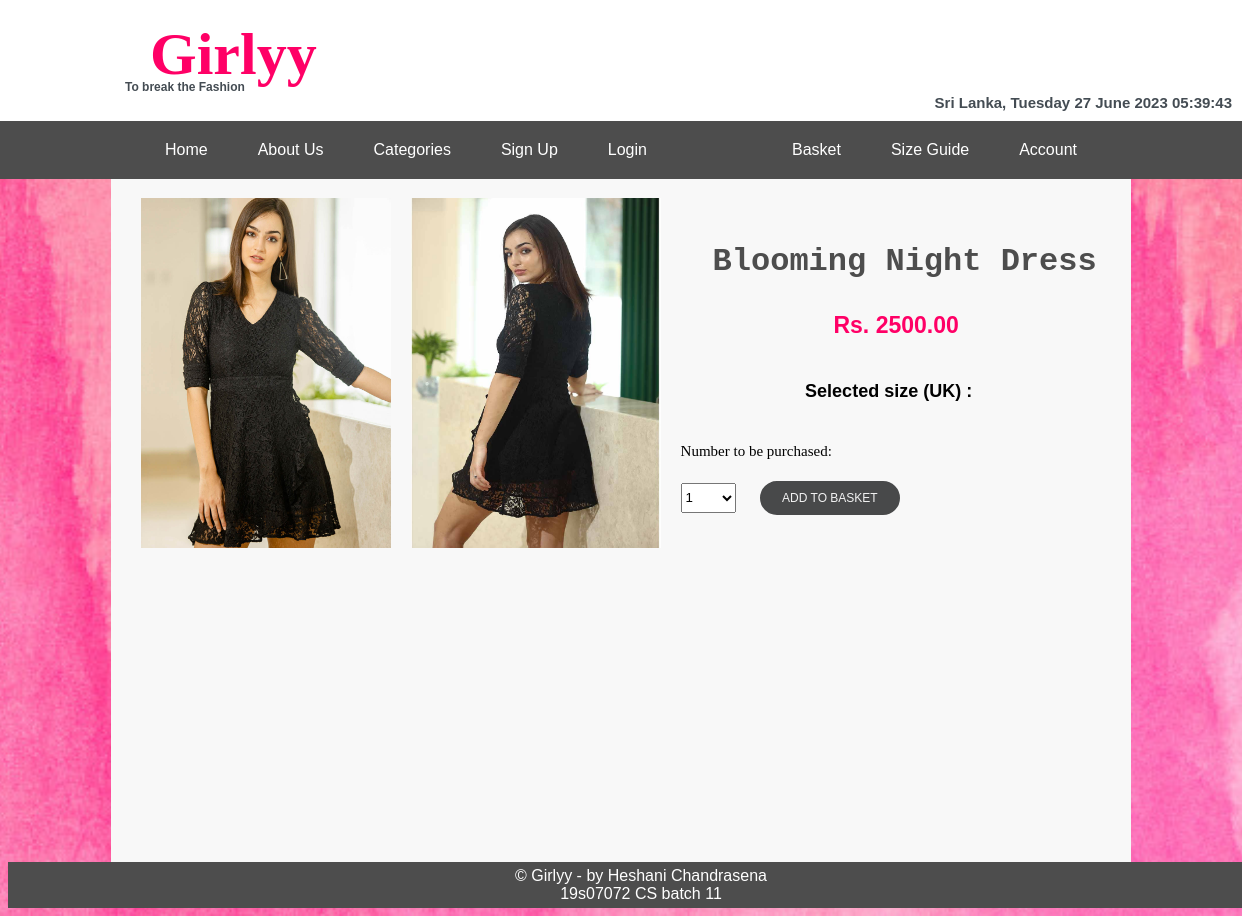
The page /selectSize.php?u_prod_id=1 on the database its author committed.
### tables this page shows
CREATE TABLE `product` (
  `prodId` int(4) NOT NULL,
  `catId` int(4) NOT NULL,
  `prodName` varchar(30) NOT NULL,
  `prodPicNameSmall` varchar(100) NOT NULL,
  `prodPicNameLarge` varchar(100) NOT NULL,
  `prodPicName2` varchar(100) NOT NULL,
  `prodDescripShort` varchar(1000) DEFAULT NULL,
  `prodDescripLong` varchar(3000) DEFAULT NULL,
  `prodPrice` decimal(6,2) NOT NULL,
  `prodQuantity` int(4) NOT NULL
);

### selectSize.php (the view, shortened to what this page needs)
<?php
include("db.php");
echo "<link rel=stylesheet type=text/css href=stylesheet.css>";
echo "<body>";
include ("headfile.php");
$prodid = $_GET['u_prod_id'];
$size=$_GET['size'];
$SQL="select prodId, prodName,prodPicNameLarge, prodPicName2, prodPrice, prodQuantity from Product where prodId = '$prodid' ";
$exeSQL=mysqli_query($conn, $SQL) or die (mysqli_error($conn));
echo "<table style='border: 0px'>";
while ($arrayp=mysqli_fetch_array($exeSQL))
{
echo "<tr>";
echo "<td style='border: 0px'>";
echo "<img alt= 'image of ".$arrayp['prodName']."' src=images/".$arrayp['prodPicNameLarge']." height=350 width=250>";
echo "</td>";
echo "<td style='border: 0px'>";
echo "<img alt= 'image of ".$arrayp['prodName']."' src=images/".$arrayp['prodPicName2']." height=350 width=250>";
echo "</td>";
echo "<td style='border: 0px'>";
echo "<p><h4>".$arrayp['prodName']."</h4>";
echo "<center><p><h5 style='color:#FF0066'> Rs. ".$arrayp['prodPrice']."</h5></center>";
echo "<center><p><h6 style='font-size:18'> Selected size (UK) : $size </h6></center>";
echo "<form name=selection action=basket.php method=post>";
echo "<p style='font-family:Madhura; font-size:15'>Number to be purchased:<br><br> ";
echo "<select style='width:55; height:30; ' name=p_quantity>";
$i=1;
while($i<=2){
echo"<option style='background-color:#444c53; color:#FFFFFF' value=$i>"; echo "$i"; echo "</option>";
$i++;
}
echo"</select>";
echo "&nbsp;&nbsp;&nbsp;&nbsp;&nbsp;&nbsp;<input type=submit name='submitbtn' value='ADD TO BASKET' id='submitbtn'>";
echo "</form>";
echo "</td>";
echo "</tr>";
}
echo "</table>";
echo "</body>";
?>

### stylesheet.css (style rules this page uses)
body,html { padding-top: 65px; background: url("images/bg.jpg") no-repeat center center fixed; background-position: top; -webkit-background-size: cover; -moz-background-size: cover; background-size: cover; }
p { margin: 0; }
#content h4 { color: #4d4d4d; font-size: 32; margin: 2rem 0 2rem 2rem; font-family: "Madhura", monospace; }
#content h5 { color: #4d4d4d; font-size: 23; margin: 0 0 0.5em; padding-left: 15px; }
#footer { z-index: 10; width: 100%; background: #4d4d4d; text-align: center; padding: 5px; padding-left: 20px; padding-right: 20px; color: #fff; margin-left: auto; margin-right: auto; }
table,th,td { border-collapse: collapse; border: 1px solid #000; }
td { padding: 10px; text-align: left; color: #000000; }
button, #submitbtn, .btn { background-color: #48494a; color: #f2f2f2; padding: 8px 20px; text-align: center; text-decoration: none; display: inline-block; font-size: 12px; margin: 4px 2px; -webkit-transition-duration: 0.5s; transition-duration: 0.5s; cursor: pointer; border: 2px solid #48494a; border-radius: 20px; }

### rows shown on the page
product: prodPicNameLarge (picture), prodPicName2 (picture), prodName "Blooming Night Dress", prodPrice "2500.00"

### other values the page prints
form field p_quantity "1"
